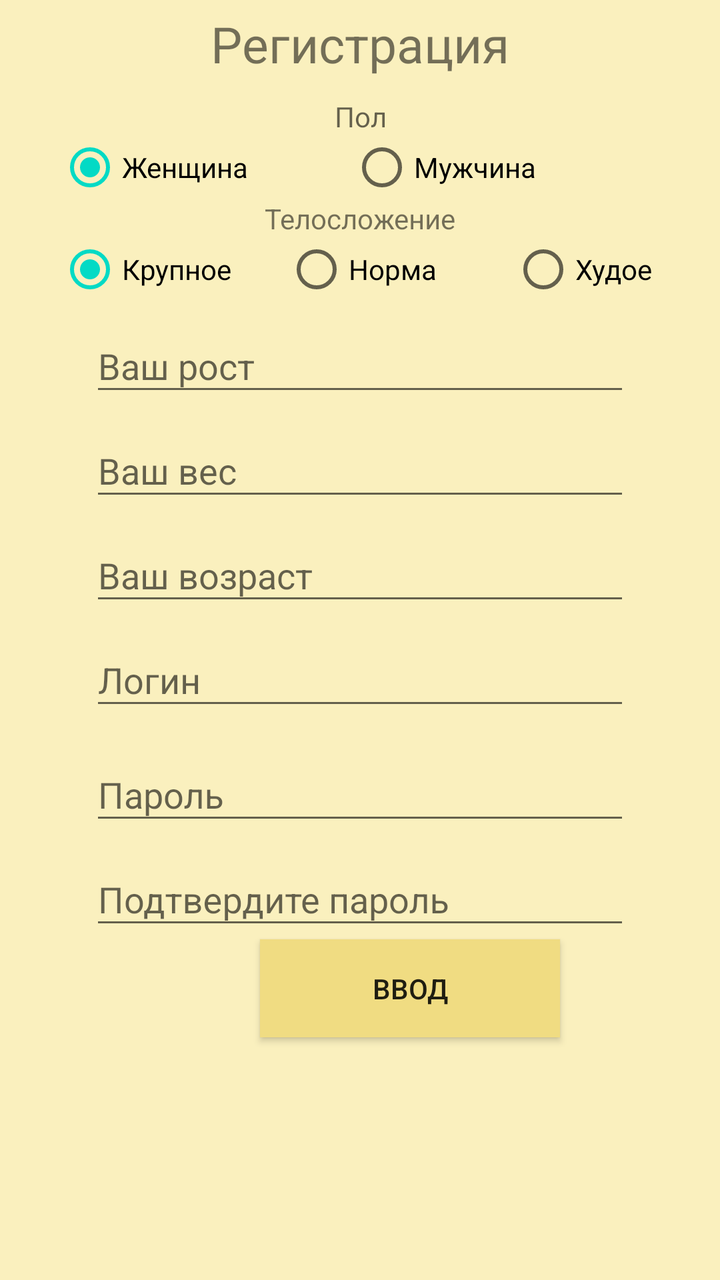
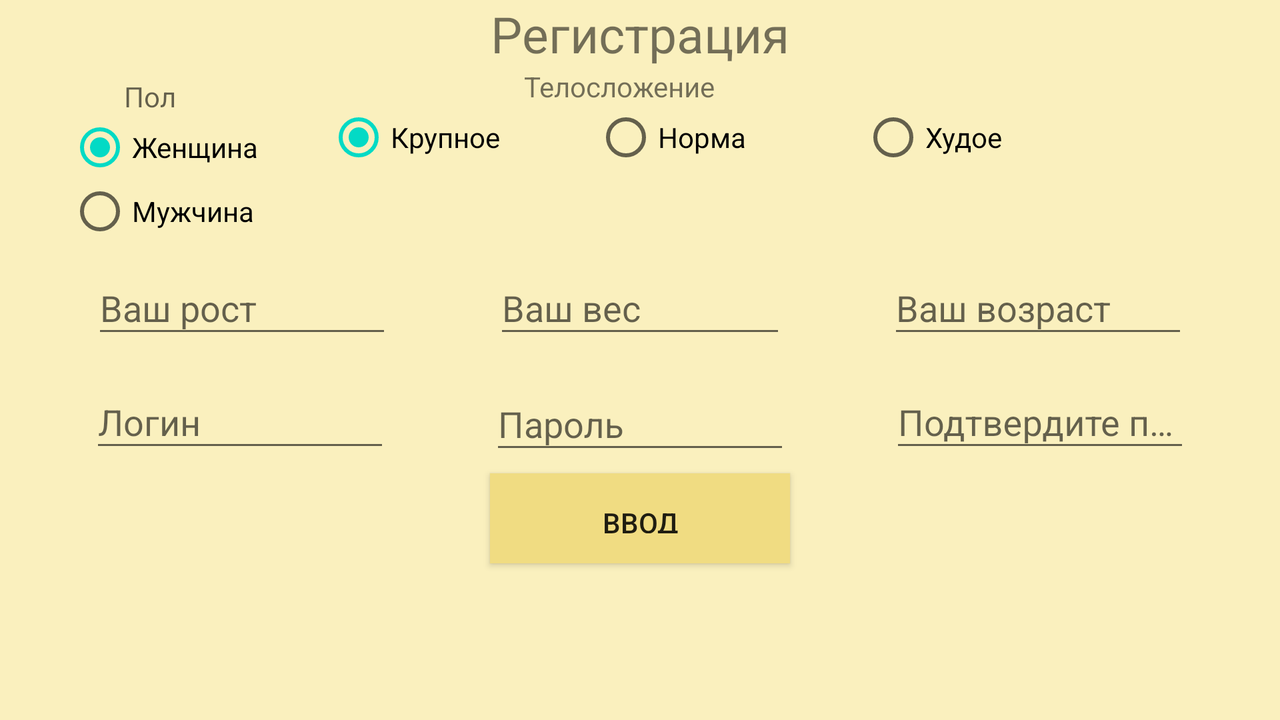

First picture: res/layout/ on a phone held upright. Second picture: the repository's own variant of that layout, on a device whose configuration matches the variant's folder. Source for both follows.
<!-- AndroidManifest.xml: application theme AppTheme.NoActionBar -->
<!-- res/layout/registration.xml -->
<?xml version="1.0" encoding="utf-8"?>
<androidx.constraintlayout.widget.ConstraintLayout xmlns:android="http://schemas.android.com/apk/res/android"
    xmlns:app="http://schemas.android.com/apk/res-auto"
    xmlns:tools="http://schemas.android.com/tools"
    android:layout_width="match_parent"
    android:layout_height="match_parent"
    android:background="#FAF0BE"
    tools:context=".Registration">

    <TextView
        android:id="@+id/textTitle"
        android:layout_width="wrap_content"
        android:layout_height="wrap_content"
        android:layout_marginHorizontal="20dp"
        android:layout_marginStart="100dp"
        android:layout_marginTop="5dp"
        android:layout_marginEnd="100dp"
        android:text="@string/registration"
        android:textSize="25sp"
        app:layout_constraintEnd_toEndOf="parent"
        app:layout_constraintStart_toStartOf="parent"
        app:layout_constraintTop_toTopOf="parent"
        tools:targetApi="o" />

    <TextView
        android:id="@+id/text_gender"
        android:layout_width="0dp"
        android:layout_height="wrap_content"
        android:layout_marginStart="45dp"
        android:layout_marginTop="10dp"
        android:layout_marginEnd="45dp"
        android:hint="@string/text_gender"
        android:gravity="center"
        app:layout_constraintEnd_toEndOf="parent"
        app:layout_constraintHorizontal_bias="0.0"
        app:layout_constraintStart_toStartOf="parent"
        app:layout_constraintTop_toBottomOf="@+id/textTitle" />


    <RadioGroup
        android:id="@+id/gender"
        android:layout_width="match_parent"
        android:layout_height="wrap_content"
        android:layout_marginStart="5dp"
        android:layout_marginEnd="15dp"
        android:orientation="horizontal"
        app:layout_constraintEnd_toEndOf="parent"
        app:layout_constraintStart_toStartOf="parent"
        app:layout_constraintTop_toBottomOf="@+id/text_gender">

        <RadioButton
            android:id="@+id/radio_woman"
            android:layout_width="match_parent"
            android:layout_height="wrap_content"
            android:layout_marginStart="24dp"
            android:layout_weight="1"
            android:checked="true"
            android:text="@string/woman" />

        <RadioButton
            android:id="@+id/radio_man"
            android:layout_width="match_parent"
            android:layout_height="wrap_content"
            android:layout_weight="1"
            android:text="@string/man" />
    </RadioGroup>

    <TextView
        android:id="@+id/body_text"
        android:layout_width="0dp"
        android:layout_height="wrap_content"
        android:layout_marginStart="45dp"
        android:layout_marginEnd="45dp"
        android:gravity="center"
        android:text="@string/body_text"
        app:layout_constraintEnd_toEndOf="parent"
        app:layout_constraintHorizontal_bias="0.0"
        app:layout_constraintStart_toStartOf="parent"
        app:layout_constraintTop_toBottomOf="@+id/gender" />
    <RadioGroup
        android:id="@+id/body"
        android:layout_width="match_parent"
        android:layout_height="wrap_content"
        android:layout_marginStart="5dp"
        android:layout_marginEnd="15dp"
        android:orientation="horizontal"
        app:layout_constraintEnd_toEndOf="parent"
        app:layout_constraintStart_toStartOf="parent"
        app:layout_constraintTop_toBottomOf="@+id/body_text">

        <RadioButton
            android:id="@+id/large"
            android:layout_width="match_parent"
            android:layout_height="wrap_content"
            android:layout_marginLeft="24dp"
            android:checked="true"
            android:layout_weight="1"
            android:text="@string/large" />

        <RadioButton
            android:id="@+id/normal"
            android:layout_width="match_parent"
            android:layout_height="wrap_content"
            android:layout_marginLeft="24dp"
            android:layout_weight="1"
            android:text="@string/normal" />

        <RadioButton
            android:id="@+id/thin"
            android:layout_width="match_parent"
            android:layout_height="wrap_content"
            android:layout_marginLeft="24dp"
            android:layout_weight="1"
            android:text="@string/thin" />
    </RadioGroup>

    <com.google.android.material.textfield.TextInputLayout
        android:id="@+id/height"
        android:layout_width="match_parent"
        android:layout_height="wrap_content"
        android:layout_marginStart="45dp"
        android:layout_marginEnd="45dp"
        android:hint="@string/height"
        app:layout_constraintEnd_toEndOf="parent"
        app:layout_constraintStart_toStartOf="parent"
        app:layout_constraintTop_toBottomOf="@+id/body">

        <com.google.android.material.textfield.TextInputEditText
            android:id="@+id/input_height"
            android:layout_width="match_parent"
            android:layout_height="wrap_content"
            android:inputType="number" />
    </com.google.android.material.textfield.TextInputLayout>


    <com.google.android.material.textfield.TextInputLayout
        android:id="@+id/weight"
        android:layout_width="match_parent"
        android:layout_height="wrap_content"
        android:layout_marginStart="45dp"
        android:layout_marginEnd="45dp"
        android:hint="@string/input_weight"
        app:layout_constraintEnd_toEndOf="parent"
        app:layout_constraintStart_toStartOf="parent"
        app:layout_constraintTop_toBottomOf="@+id/height">

        <com.google.android.material.textfield.TextInputEditText
            android:id="@+id/input_weight"
            android:layout_width="match_parent"
            android:layout_height="wrap_content"
            android:inputType="number" />

    </com.google.android.material.textfield.TextInputLayout>


    <com.google.android.material.textfield.TextInputLayout
        android:id="@+id/age"
        android:layout_width="match_parent"
        android:layout_height="wrap_content"
        android:layout_marginStart="45dp"
        android:layout_marginEnd="45dp"
        android:hint="@string/age"
        app:layout_constraintEnd_toEndOf="parent"
        app:layout_constraintStart_toStartOf="parent"
        app:layout_constraintTop_toBottomOf="@+id/weight">

        <com.google.android.material.textfield.TextInputEditText
            android:id="@+id/input_age"
            android:layout_width="match_parent"
            android:layout_height="wrap_content"
            android:inputType="number" />

    </com.google.android.material.textfield.TextInputLayout>


    <com.google.android.material.textfield.TextInputLayout
        android:id="@+id/login"
        android:layout_width="match_parent"
        android:layout_height="wrap_content"
        android:layout_marginStart="45dp"
        android:layout_marginEnd="45dp"
        android:hint="@string/login"
        app:layout_constraintEnd_toEndOf="parent"
        app:layout_constraintStart_toStartOf="parent"
        app:layout_constraintTop_toBottomOf="@+id/age">

        <com.google.android.material.textfield.TextInputEditText
            android:id="@+id/input_login"
            android:layout_width="match_parent"
            android:layout_height="wrap_content" />

    </com.google.android.material.textfield.TextInputLayout>

    <com.google.android.material.textfield.TextInputLayout
        android:id="@+id/password"
        android:layout_width="match_parent"
        android:layout_height="wrap_content"
        android:layout_marginStart="45dp"
        android:layout_marginTop="5dp"
        android:layout_marginEnd="45dp"
        android:hint="@string/password"
        app:layout_constraintEnd_toEndOf="parent"
        app:layout_constraintStart_toStartOf="parent"
        app:layout_constraintTop_toBottomOf="@+id/login">

        <com.google.android.material.textfield.TextInputEditText
            android:id="@+id/input_password"
            android:layout_width="match_parent"
            android:layout_height="wrap_content"
            android:inputType="textPassword" />

    </com.google.android.material.textfield.TextInputLayout>


    <com.google.android.material.textfield.TextInputLayout
        android:id="@+id/repeat_password"
        android:layout_width="match_parent"
        android:layout_height="wrap_content"
        android:layout_marginStart="45dp"
        android:layout_marginEnd="45dp"
        android:hint="@string/repeat_password"
        app:layout_constraintEnd_toEndOf="parent"
        app:layout_constraintStart_toStartOf="parent"
        app:layout_constraintTop_toBottomOf="@+id/password">

        <com.google.android.material.textfield.TextInputEditText
            android:id="@+id/input_repeat_password"
            android:layout_width="match_parent"
            android:layout_height="wrap_content"
            android:inputType="textPassword" />

    </com.google.android.material.textfield.TextInputLayout>

    <Button
        android:id="@+id/enter"
        android:layout_width="150dp"
        android:layout_height="wrap_content"
        android:layout_marginStart="130dp"
        android:background="#F0DC82"
        android:gravity="center"
        android:padding="15dp"
        android:text="@string/enter"
        app:layout_constraintStart_toStartOf="parent"
        app:layout_constraintTop_toBottomOf="@+id/repeat_password" />


    </androidx.constraintlayout.widget.ConstraintLayout>
<!-- resources referenced by this layout -->
<resources>
  <string name="age">Ваш возраст</string>
  <string name="body_text">Телосложение</string>
  <string name="enter">Ввод</string>
  <string name="height">Ваш рост</string>
  <string name="input_weight">Ваш вес</string>
  <string name="large">Крупное</string>
  <string name="login">Логин</string>
  <string name="man">Мужчина</string>
  <string name="normal">Норма</string>
  <string name="password">Пароль</string>
  <string name="registration">Регистрация</string>
  <string name="repeat_password">Подтвердите пароль</string>
  <string name="text_gender">Пол</string>
  <string name="thin">Худое</string>
  <string name="woman">Женщина</string>
  <style name="AppTheme.NoActionBar">
          <item name="windowActionBar">false</item>
          <item name="windowNoTitle">true</item>
      </style>
</resources>
<!-- res/layout-land/registration.xml (the repository's variant of the layout above) -->
<!-- drawn on the phone turned sideways -->
<?xml version="1.0" encoding="utf-8"?>
<androidx.constraintlayout.widget.ConstraintLayout xmlns:android="http://schemas.android.com/apk/res/android"
    xmlns:app="http://schemas.android.com/apk/res-auto"
    xmlns:tools="http://schemas.android.com/tools"
    android:layout_width="match_parent"
    android:layout_height="match_parent"
    android:background="#FAF0BE"
    tools:context=".Registration">

    <TextView
        android:id="@+id/textTitle"
        android:layout_width="wrap_content"
        android:layout_height="wrap_content"
        android:layout_marginHorizontal="20dp"
        android:layout_marginStart="100dp"
        android:layout_marginEnd="100dp"
        android:text="@string/registration"
        android:textSize="25sp"
        app:layout_constraintEnd_toEndOf="parent"
        app:layout_constraintStart_toStartOf="parent"
        app:layout_constraintTop_toTopOf="parent"
        tools:targetApi="o" />

    <TextView
        android:id="@+id/text_gender"
        android:layout_width="0dp"
        android:layout_height="wrap_content"
        android:layout_marginStart="10dp"
        android:layout_marginTop="5dp"
        android:gravity="center"
        android:hint="@string/text_gender"
        app:layout_constraintEnd_toStartOf="@+id/body"
        app:layout_constraintStart_toStartOf="parent"
        app:layout_constraintTop_toBottomOf="@+id/textTitle" />


    <RadioGroup
        android:id="@+id/gender"
        android:layout_width="0dp"
        android:layout_height="wrap_content"
        android:layout_marginStart="10dp"
        android:orientation="vertical"
        app:layout_constraintStart_toStartOf="parent"
        app:layout_constraintTop_toBottomOf="@+id/text_gender">

        <RadioButton
            android:id="@+id/radio_woman"
            android:layout_width="match_parent"
            android:layout_height="wrap_content"
            android:layout_marginStart="24dp"
            android:layout_weight="1"
            android:checked="true"
            android:text="@string/woman" />

        <RadioButton
            android:id="@+id/radio_man"
            android:layout_width="match_parent"
            android:layout_height="wrap_content"
            android:layout_marginStart="24dp"
            android:layout_weight="1"
            android:text="@string/man" />
    </RadioGroup>


    <TextView
        android:id="@+id/body_text"
        android:layout_width="wrap_content"
        android:layout_height="wrap_content"
        android:layout_marginStart="100dp"
        android:layout_marginEnd="250dp"
        android:gravity="center"
        android:text="@string/body_text"
        app:layout_constraintEnd_toEndOf="parent"
        app:layout_constraintStart_toEndOf="@+id/gender"
        app:layout_constraintTop_toBottomOf="@+id/textTitle" />

    <RadioGroup
        android:id="@+id/body"
        android:layout_width="0dp"
        android:layout_height="wrap_content"
        android:layout_marginStart="10dp"
        android:layout_marginEnd="100dp"
        android:orientation="horizontal"
        app:layout_constraintEnd_toEndOf="parent"
        app:layout_constraintStart_toEndOf="@+id/gender"
        app:layout_constraintTop_toBottomOf="@+id/body_text">

        <RadioButton
            android:id="@+id/large"
            android:layout_width="match_parent"
            android:layout_height="wrap_content"
            android:layout_marginLeft="24dp"
            android:layout_weight="1"
            android:checked="true"
            android:text="@string/large" />

        <RadioButton
            android:id="@+id/normal"
            android:layout_width="match_parent"
            android:layout_height="wrap_content"
            android:layout_marginLeft="24dp"
            android:layout_weight="1"
            android:text="@string/normal" />

        <RadioButton
            android:id="@+id/thin"
            android:layout_width="match_parent"
            android:layout_height="wrap_content"
            android:layout_marginLeft="24dp"
            android:layout_weight="1"
            android:text="@string/thin" />
    </RadioGroup>


    <com.google.android.material.textfield.TextInputLayout
        android:id="@+id/height"
        android:layout_width="150dp"
        android:layout_height="57dp"
        android:layout_marginStart="15dp"
        android:layout_marginEnd="10dp"
        android:hint="@string/height"
        app:layout_constraintEnd_toStartOf="@+id/weight"
        app:layout_constraintStart_toStartOf="parent"
        app:layout_constraintTop_toBottomOf="@+id/gender">

        <com.google.android.material.textfield.TextInputEditText
            android:id="@+id/input_height"
            android:layout_width="match_parent"
            android:layout_height="wrap_content"
            android:inputType="number" />
    </com.google.android.material.textfield.TextInputLayout>


    <com.google.android.material.textfield.TextInputLayout
        android:id="@+id/weight"
        android:layout_width="146dp"
        android:layout_height="58dp"
        android:layout_marginStart="10dp"
        android:layout_marginEnd="10dp"
        android:hint="@string/input_weight"
        app:layout_constraintEnd_toStartOf="@+id/age"
        app:layout_constraintStart_toEndOf="@+id/height"
        app:layout_constraintTop_toBottomOf="@+id/gender">

        <com.google.android.material.textfield.TextInputEditText
            android:id="@+id/input_weight"
            android:layout_width="match_parent"
            android:layout_height="wrap_content"
            android:inputType="number" />

    </com.google.android.material.textfield.TextInputLayout>


    <com.google.android.material.textfield.TextInputLayout
        android:id="@+id/age"
        android:layout_width="150dp"
        android:layout_height="57dp"
        android:layout_marginStart="10dp"
        android:layout_marginEnd="15dp"
        android:hint="@string/age"
        app:layout_constraintEnd_toEndOf="parent"
        app:layout_constraintStart_toEndOf="@+id/weight"
        app:layout_constraintTop_toBottomOf="@+id/gender">

        <com.google.android.material.textfield.TextInputEditText
            android:id="@+id/input_age"
            android:layout_width="match_parent"
            android:layout_height="wrap_content"
            android:inputType="number" />

    </com.google.android.material.textfield.TextInputLayout>


    <com.google.android.material.textfield.TextInputLayout
        android:id="@+id/login"
        android:layout_width="150dp"
        android:layout_height="57dp"
        android:layout_marginStart="15dp"
        android:layout_marginEnd="10dp"
        android:hint="@string/login"
        app:layout_constraintEnd_toStartOf="@+id/password"
        app:layout_constraintStart_toStartOf="parent"
        app:layout_constraintTop_toBottomOf="@+id/height">

        <com.google.android.material.textfield.TextInputEditText
            android:id="@+id/input_login"
            android:layout_width="match_parent"
            android:layout_height="wrap_content" />

    </com.google.android.material.textfield.TextInputLayout>

    <com.google.android.material.textfield.TextInputLayout
        android:id="@+id/password"
        android:layout_width="150dp"
        android:layout_height="57dp"
        android:layout_marginStart="10dp"
        android:layout_marginEnd="10dp"
        android:hint="@string/password"
        app:layout_constraintEnd_toStartOf="@+id/repeat_password"
        app:layout_constraintStart_toEndOf="@+id/login"
        app:layout_constraintTop_toBottomOf="@+id/weight">

        <com.google.android.material.textfield.TextInputEditText
            android:id="@+id/input_password"
            android:layout_width="match_parent"
            android:layout_height="wrap_content"
            android:inputType="textPassword"/>

    </com.google.android.material.textfield.TextInputLayout>


    <com.google.android.material.textfield.TextInputLayout
        android:id="@+id/repeat_password"
        android:layout_width="150dp"
        android:layout_height="57dp"
        android:layout_marginStart="10dp"
        android:layout_marginEnd="15dp"
        android:hint="@string/repeat_password"
        app:layout_constraintEnd_toEndOf="parent"
        app:layout_constraintStart_toEndOf="@+id/password"
        app:layout_constraintTop_toBottomOf="@+id/age">

        <com.google.android.material.textfield.TextInputEditText
            android:id="@+id/input_repeat_password"
            android:layout_width="match_parent"
            android:layout_height="wrap_content"
            android:inputType="textPassword"/>

    </com.google.android.material.textfield.TextInputLayout>

    <Button
        android:id="@+id/enter"
        android:layout_width="150dp"
        android:layout_height="45dp"
        android:layout_marginStart="130dp"
        android:layout_marginEnd="130dp"
        android:background="#F0DC82"
        android:gravity="center"
        android:padding="15dp"
        android:text="@string/enter"
        app:layout_constraintEnd_toEndOf="parent"
        app:layout_constraintStart_toStartOf="parent"
        app:layout_constraintTop_toBottomOf="@+id/password" />


    </androidx.constraintlayout.widget.ConstraintLayout>
